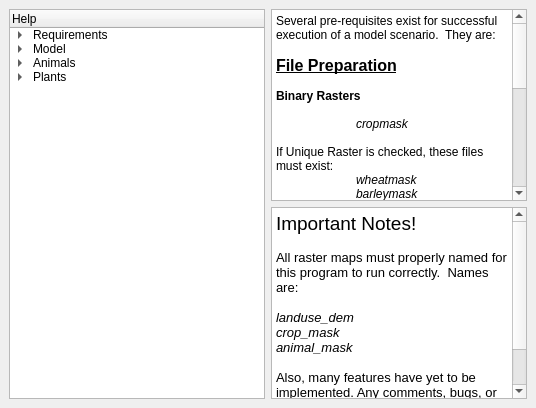
     <widget class="QWidget" name="tab" >
      <attribute name="title" >
       <string>Help</string>
      </attribute>
      <layout class="QGridLayout" >
       <property name="margin" >
        <number>9</number>
       </property>
       <property name="spacing" >
        <number>6</number>
       </property>
       <item rowspan="2" row="0" column="0" >
        <widget class="QTreeWidget" name="treeHelp" >
         <column>
          <property name="text" >
           <string>Help</string>
          </property>
         </column>
         <item>
          <property name="text" >
           <string>Requirements</string>
          </property>
          <item>
           <property name="text" >
            <string>Files</string>
           </property>
           <item>
            <property name="text" >
             <string>DEM</string>
            </property>
           </item>
           <item>
            <property name="text" >
             <string>Masks</string>
            </property>
           </item>
          </item>
          <item>
           <property name="text" >
            <string>Numbers</string>
           </property>
          </item>
         </item>
         <item>
          <property name="text" >
           <string>Model</string>
          </property>
          <item>
           <property name="text" >
            <string>Precision</string>
           </property>
          </item>
          <item>
           <property name="text" >
            <string>Hints</string>
           </property>
          </item>
          <item>
           <property name="text" >
            <string>Quirks</string>
           </property>
          </item>
         </item>
         <item>
          <property name="text" >
           <string>Animals</string>
          </property>
          <item>
           <property name="text" >
            <string>Sheep</string>
           </property>
          </item>
          <item>
           <property name="text" >
            <string>Goats</string>
           </property>
          </item>
          <item>
           <property name="text" >
            <string>Pigs</string>
           </property>
           <item>
            <property name="text" >
             <string>Growing Time</string>
            </property>
           </item>
           <item>
            <property name="text" >
             <string>Kill Weight</string>
            </property>
           </item>
           <item>
            <property name="text" >
             <string>Litter Size</string>
            </property>
           </item>
           <item>
            <property name="text" >
             <string>Food Value</string>
            </property>
           </item>
           <item>
            <property name="text" >
             <string>Fodder</string>
            </property>
           </item>
          </item>
          <item>
           <property name="text" >
            <string>Cattle</string>
           </property>
          </item>
          <item>
           <property name="text" >
            <string>Chickens</string>
           </property>
          </item>
         </item>
         <item>
          <property name="text" >
           <string>Plants</string>
          </property>
          <item>
           <property name="text" >
            <string>Wheat</string>
           </property>
           <item>
            <property name="text" >
             <string>Food Value</string>
            </property>
           </item>
           <item>
            <property name="text" >
             <string>Yield</string>
            </property>
           </item>
           <item>
            <property name="text" >
             <string>Fallow</string>
            </property>
           </item>
          </item>
          <item>
           <property name="text" >
            <string>Barley</string>
           </property>
          </item>
          <item>
           <property name="text" >
            <string>Lentils</string>
           </property>
          </item>
          <item>
           <property name="text" >
            <string>Olives</string>
           </property>
          </item>
          <item>
           <property name="text" >
            <string>Grapes</string>
           </property>
          </item>
         </item>
        </widget>
       </item>
       <item row="1" column="1" >
        <widget class="QTextBrowser" name="textBrowser" >
         <property name="html" >
          <string>&lt;html>&lt;head>&lt;meta name="qrichtext" content="1" />&lt;style type="text/css">
p, li { white-space: pre-wrap; }
&lt;/style>&lt;/head>&lt;body style=" font-family:'MS Shell Dlg 2'; font-size:8.25pt; font-weight:400; font-style:normal; text-decoration:none;">
&lt;p style=" margin-top:0px; margin-bottom:0px; margin-left:0px; margin-right:0px; -qt-block-indent:0; text-indent:0px; font-family:'Sans Serif'; font-size:10pt;">&lt;span style=" font-size:14pt;">Important Notes!&lt;/span>&lt;/p>
&lt;p style="-qt-paragraph-type:empty; margin-top:0px; margin-bottom:0px; margin-left:0px; margin-right:0px; -qt-block-indent:0; text-indent:0px; font-family:'Sans Serif'; font-size:10pt;">&lt;/p>
&lt;p style=" margin-top:0px; margin-bottom:0px; margin-left:0px; margin-right:0px; -qt-block-indent:0; text-indent:0px; font-family:'Sans Serif'; font-size:10pt;">All raster maps must properly named for this program to run correctly.  Names are:&lt;/p>
&lt;p style="-qt-paragraph-type:empty; margin-top:0px; margin-bottom:0px; margin-left:0px; margin-right:0px; -qt-block-indent:0; text-indent:0px; font-family:'Sans Serif'; font-size:10pt;">&lt;/p>
&lt;p style=" margin-top:0px; margin-bottom:0px; margin-left:0px; margin-right:0px; -qt-block-indent:0; text-indent:0px; font-family:'Sans Serif'; font-size:10pt; font-style:italic;">landuse_dem&lt;/p>
&lt;p style=" margin-top:0px; margin-bottom:0px; margin-left:0px; margin-right:0px; -qt-block-indent:0; text-indent:0px; font-family:'Sans Serif'; font-size:10pt; font-style:italic;">crop_mask&lt;/p>
&lt;p style=" margin-top:0px; margin-bottom:0px; margin-left:0px; margin-right:0px; -qt-block-indent:0; text-indent:0px; font-family:'Sans Serif'; font-size:10pt; font-style:italic;">animal_mask&lt;/p>
&lt;p style="-qt-paragraph-type:empty; margin-top:0px; margin-bottom:0px; margin-left:0px; margin-right:0px; -qt-block-indent:0; text-indent:0px; font-family:'Sans Serif'; font-size:10pt; font-style:italic;">&lt;/p>
&lt;p style=" margin-top:0px; margin-bottom:0px; margin-left:0px; margin-right:0px; -qt-block-indent:0; text-indent:0px; font-family:'Sans Serif'; font-size:10pt; font-style:italic;">&lt;span style=" font-style:normal;">Also, many features have yet to be implemented. Any comments, bugs, or suggestions can be sent to:&lt;/span>&lt;/p>
&lt;p style="-qt-paragraph-type:empty; margin-top:0px; margin-bottom:0px; margin-left:0px; margin-right:0px; -qt-block-indent:0; text-indent:0px; font-family:'Sans Serif'; font-size:10pt;">&lt;/p>
&lt;p style=" margin-top:0px; margin-bottom:0px; margin-left:0px; margin-right:0px; -qt-block-indent:0; text-indent:0px; font-family:'Sans Serif'; font-size:10pt;">arkygeek@gmail.com &lt;/p>&lt;/body>&lt;/html></string>
         </property>
        </widget>
       </item>
       <item row="0" column="1" >
        <widget class="QTextBrowser" name="textHelp" >
         <property name="styleSheet" >
          <string>&lt;CENTER></string>
         </property>
         <property name="html" >
          <string>&lt;html>&lt;head>&lt;meta name="qrichtext" content="1" />&lt;style type="text/css">
p, li { white-space: pre-wrap; }
&lt;/style>&lt;/head>&lt;body style=" font-family:'MS Shell Dlg 2'; font-size:8.25pt; font-weight:400; font-style:normal; text-decoration:none;">
&lt;p style=" margin-top:0px; margin-bottom:0px; margin-left:0px; margin-right:0px; -qt-block-indent:0; text-indent:0px; font-family:'Sans Serif'; font-size:9pt;">Several pre-requisites exist for successful execution of a model scenario.  They are:&lt;/p>
&lt;p style="-qt-paragraph-type:empty; margin-top:0px; margin-bottom:0px; margin-left:0px; margin-right:0px; -qt-block-indent:0; text-indent:0px; font-family:'Sans Serif'; font-size:9pt;">&lt;/p>
&lt;p style=" margin-top:0px; margin-bottom:0px; margin-left:0px; margin-right:0px; -qt-block-indent:0; text-indent:0px; font-family:'Sans Serif'; font-size:9pt;">&lt;span style=" font-size:12pt; font-weight:600; text-decoration: underline;">File Preparation&lt;/span>&lt;/p>
&lt;p style="-qt-paragraph-type:empty; margin-top:0px; margin-bottom:0px; margin-left:0px; margin-right:0px; -qt-block-indent:0; text-indent:0px; font-family:'Sans Serif'; font-size:9pt; font-weight:600; text-decoration: underline;">&lt;/p>
&lt;p style=" margin-top:0px; margin-bottom:0px; margin-left:0px; margin-right:0px; -qt-block-indent:0; text-indent:0px; font-family:'Sans Serif'; font-size:9pt; font-weight:600;">Binary Rasters&lt;/p>
&lt;p style="-qt-paragraph-type:empty; margin-top:0px; margin-bottom:0px; margin-left:0px; margin-right:0px; -qt-block-indent:0; text-indent:0px; font-family:'Sans Serif'; font-size:9pt; font-weight:600; text-decoration: underline;">&lt;/p>
&lt;p style=" margin-top:0px; margin-bottom:0px; margin-left:0px; margin-right:0px; -qt-block-indent:0; text-indent:0px; font-family:'Sans Serif'; font-size:9pt; font-weight:600; text-decoration: underline;">&lt;span style=" font-weight:400; text-decoration:none;">	&lt;/span>&lt;span style=" font-weight:400; font-style:italic; text-decoration:none;">cropmask&lt;/span>&lt;/p>
&lt;p style="-qt-paragraph-type:empty; margin-top:0px; margin-bottom:0px; margin-left:0px; margin-right:0px; -qt-block-indent:0; text-indent:0px; font-family:'Sans Serif'; font-size:9pt;">&lt;/p>
&lt;p style=" margin-top:0px; margin-bottom:0px; margin-left:0px; margin-right:0px; -qt-block-indent:0; text-indent:0px; font-family:'Sans Serif'; font-size:9pt; font-style:italic;">&lt;span style=" font-style:normal;">If Unique Raster is checked, these files must exist:&lt;/span>&lt;/p>
&lt;p style=" margin-top:0px; margin-bottom:0px; margin-left:0px; margin-right:0px; -qt-block-indent:0; text-indent:0px; font-family:'Sans Serif'; font-size:9pt;">	&lt;span style=" font-style:italic;">wheatmask&lt;/span>&lt;/p>
&lt;p style=" margin-top:0px; margin-bottom:0px; margin-left:0px; margin-right:0px; -qt-block-indent:0; text-indent:0px; font-family:'Sans Serif'; font-size:9pt; font-style:italic;">	barleymask&lt;/p>
&lt;p style=" margin-top:0px; margin-bottom:0px; margin-left:0px; margin-right:0px; -qt-block-indent:0; text-indent:0px; font-family:'Sans Serif'; font-size:9pt; font-style:italic;">	lentilmask&lt;/p>
&lt;p style=" margin-top:0px; margin-bottom:0px; margin-left:0px; margin-right:0px; -qt-block-indent:0; text-indent:0px; font-family:'Sans Serif'; font-size:9pt; font-style:italic;">	olivemask&lt;/p>
&lt;p style=" margin-top:0px; margin-bottom:0px; margin-left:0px; margin-right:0px; -qt-block-indent:0; text-indent:0px; font-family:'Sans Serif'; font-size:9pt; font-style:italic;">	grapemask&lt;/p>
&lt;p style="-qt-paragraph-type:empty; margin-top:0px; margin-bottom:0px; margin-left:0px; margin-right:0px; -qt-block-indent:0; text-indent:0px; font-family:'Sans Serif'; font-size:9pt; font-style:italic;">&lt;/p>
&lt;p style=" margin-top:0px; margin-bottom:0px; margin-left:0px; margin-right:0px; -qt-block-indent:0; text-indent:0px; font-family:'Sans Serif'; font-size:9pt; font-style:italic;">&lt;span style=" font-style:normal;">If use raster is selected for the animal, these must exist:&lt;/span>&lt;/p>
&lt;p style=" margin-top:0px; margin-bottom:0px; margin-left:0px; margin-right:0px; -qt-block-indent:0; text-indent:0px; font-family:'Sans Serif'; font-size:9pt;">	&lt;span style=" font-style:italic;">sheepmask&lt;/span>&lt;/p>
&lt;p style=" margin-top:0px; margin-bottom:0px; margin-left:0px; margin-right:0px; -qt-block-indent:0; text-indent:0px; font-family:'Sans Serif'; font-size:9pt; font-style:italic;">	goatmask&lt;/p>
&lt;p style=" margin-top:0px; margin-bottom:0px; margin-left:0px; margin-right:0px; -qt-block-indent:0; text-indent:0px; font-family:'Sans Serif'; font-size:9pt; font-style:italic;">	pigmask&lt;/p>
&lt;p style=" margin-top:0px; margin-bottom:0px; margin-left:0px; margin-right:0px; -qt-block-indent:0; text-indent:0px; font-family:'Sans Serif'; font-size:9pt; font-style:italic;">	cowmask&lt;/p>
&lt;p style="-qt-paragraph-type:empty; margin-top:0px; margin-bottom:0px; margin-left:0px; margin-right:0px; -qt-block-indent:0; text-indent:0px; font-family:'Sans Serif'; font-size:9pt;">&lt;/p>
&lt;p style=" margin-top:0px; margin-bottom:0px; margin-left:0px; margin-right:0px; -qt-block-indent:0; text-indent:0px; font-family:'Sans Serif'; font-size:9pt;">&lt;span style=" font-weight:600; text-decoration: underline;">Digital Elevation Model (DEM)&lt;/span>&lt;/p>
&lt;p style="-qt-paragraph-type:empty; margin-top:0px; margin-bottom:0px; margin-left:0px; margin-right:0px; -qt-block-indent:0; text-indent:0px; font-family:'Sans Serif'; font-size:9pt;">&lt;/p>
&lt;p style=" margin-top:0px; margin-bottom:0px; margin-left:0px; margin-right:0px; -qt-block-indent:0; text-indent:0px; font-family:'Sans Serif'; font-size:9pt;">	&lt;span style=" font-style:italic;">modeldem&lt;/span>&lt;/p>
&lt;p style="-qt-paragraph-type:empty; margin-top:0px; margin-bottom:0px; margin-left:0px; margin-right:0px; -qt-block-indent:0; text-indent:0px; font-family:'Sans Serif'; font-size:9pt; font-style:italic;">&lt;/p>
&lt;p style=" margin-top:0px; margin-bottom:0px; margin-left:0px; margin-right:0px; -qt-block-indent:0; text-indent:0px; font-family:'Sans Serif'; font-size:9pt; font-style:italic;">&lt;span style=" font-weight:600; text-decoration: underline;">* NOTE *&lt;/span>&lt;/p>
&lt;p style=" margin-top:0px; margin-bottom:0px; margin-left:0px; margin-right:0px; -qt-block-indent:0; text-indent:0px; font-family:'Sans Serif'; font-size:9pt;">It is extremely important that the raster mask files are binary only! (just 1 or void as cell values)&lt;/p>
&lt;p style="-qt-paragraph-type:empty; margin-top:0px; margin-bottom:0px; margin-left:0px; margin-right:0px; -qt-block-indent:0; text-indent:0px; font-family:'Sans Serif'; font-size:9pt;">&lt;/p>&lt;/body>&lt;/html></string>
         </property>
        </widget>
       </item>
      </layout>
     </widget>
